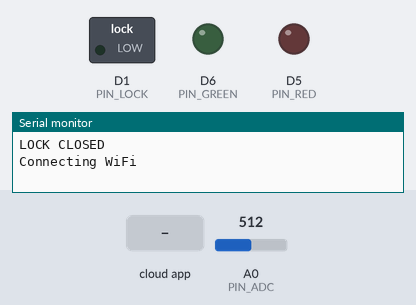
A program run on a simulated ESP8266 (NodeMCU). On the bench: switched loads named in the program (green lamp = pin HIGH), output pins drawn as LEDs (lit = HIGH), the last lines printed to the serial monitor. Dashed ring = blinking. The test bench sets the inputs (shaded band); at power-on: A0 (PIN_ADC) = 512. WiFi joins after 1.5 s; servers stay silent unless stated; the Firebase database answers and starts empty.

Above: at 0.1 s.
2.9 s: the phone or cloud app sets command to waiting
At 3.41 s:
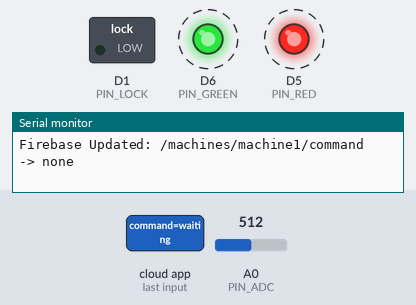
5.9 s: the phone or cloud app sets command to rent
At 7.5 s:
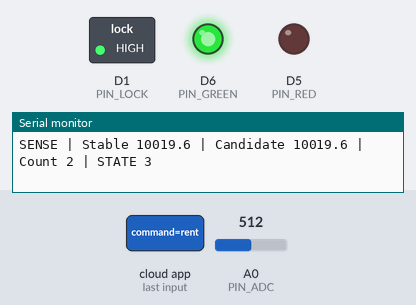
8.9 s: the phone or cloud app sets command to reset
At 9.4 s:
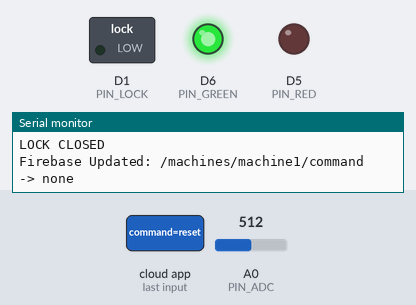
11.3 s: the phone or cloud app sets command to rent
At 12.8 s:
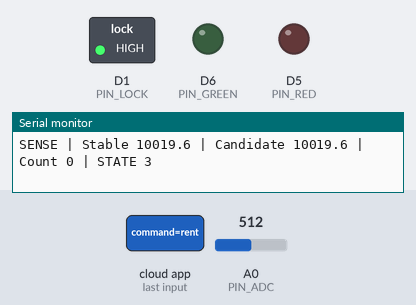
13.5 s: the phone or cloud app sets command to waiting
At 16.4 s:
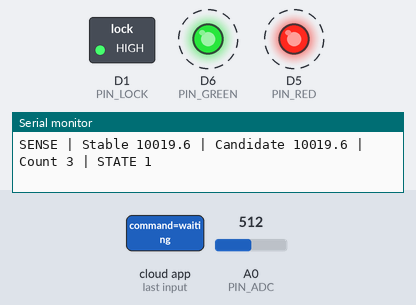
16.5 s: the phone or cloud app sets command to confirmed
At 17.6 s:
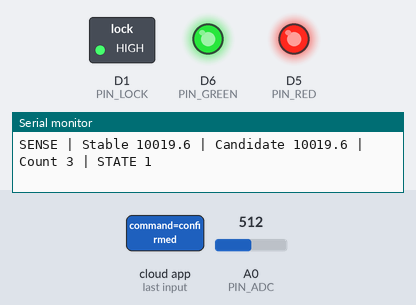
Timing chart, 0 to 19.0 s (numbered marks = the images above; inputs shaded):
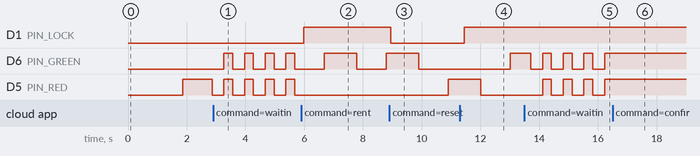

Measured:
- after the input at 2.9 s, D6 (PIN_GREEN): alternates HIGH for 0.30 s and LOW for 0.40 s, starting after 0.36 s
- after the input at 5.9 s, D1 (PIN_LOCK): LOW → HIGH after 0.08 s; D5 (PIN_RED): stops changing and stays LOW
- after the input at 8.9 s, D1 (PIN_LOCK): HIGH → LOW at once; D6 (PIN_GREEN): goes on until 9.9 s, then stays LOW; D5 (PIN_RED): LOW → HIGH after 2.0 s
- after the input at 11.3 s, D1 (PIN_LOCK): LOW → HIGH after 0.15 s; D6 (PIN_GREEN): LOW → HIGH after 1.7 s; D5 (PIN_RED): goes on until 12.0 s, then stays LOW
- after the input at 13.5 s, D5 (PIN_RED): alternates HIGH for 0.30 s and LOW for 0.40 s, starting after 0.62 s
- after the input at 16.5 s, D6 (PIN_GREEN), D5 (PIN_RED): stops changing and stays HIGH
- by itself, D5 (PIN_RED): alternates HIGH for 0.30 s and LOW for 0.40 s

The program:

main.cpp
```cpp
/*
 RainNest NodeMCU Firmware
 Direct Firebase Version
*/

#include <Arduino.h>
#include <ESP8266WiFi.h>
#include <WiFiClientSecure.h>
#include <Firebase_ESP_Client.h>

// ================= WIFI =================

#define WIFI_SSID "Don Shaji"
#define WIFI_PASSWORD "12345678901"

// ================= FIREBASE =================

#define API_KEY "AIzaSyAyGmgcjhFLKw4YZ1er_VyffBojnw_hCD8"
#define DATABASE_URL "https://rainnest-aab0f-default-rtdb.asia-southeast1.firebasedatabase.app/"

// Station ID
#define STATION_ID "machine1"

// ================= PIN DEFINITIONS =================

#define PIN_RED D5
#define PIN_GREEN D6
#define PIN_LOCK D1
#define PIN_ADC A0

// ================= SENSOR CONSTANTS =================

#define R_FIXED 10000.0
#define V_REF 3.3
#define NOISE_THRESHOLD 100.0
#define STABLE_REQUIRED 5

// ================= FIREBASE OBJECTS =================

FirebaseData fbdo;
FirebaseAuth auth;
FirebaseConfig config;

// ================= SENSOR VARIABLES =================

float currentStableResistance = 0.0;
float candidateResistance = 0.0;
int stableCounter = 0;

// ================= SYSTEM STATES =================

enum SystemState {
  STATE_IDLE_LOCKED,        // Red Slow blink, Locked
  STATE_WAITING_CONFIRMATION, // Orange Fast blink (App scanned)
  STATE_RENTAL_SUCCESS,     // Green Solid ON
  STATE_WAITING_RETURN,     // Green Slow blink
  STATE_VERIFYING_RETURN,   // Orange Medium blink
  STATE_RETURN_SUCCESS      // Green Double blink
};

SystemState currentState = STATE_IDLE_LOCKED;

// ================= LED TIMING =================

unsigned long lastBlinkTime = 0;
bool blinkState = false;

// ================= FUNCTION DECLARATIONS =================

void setup_wifi();
float readResistance();
void updateLEDs();
void triggerSolenoid(bool on);
void sendFirebase(String path, String value);
void readCommand();

// ================= SETUP =================

void setup() {

  Serial.begin(115200);

  pinMode(PIN_RED, OUTPUT);
  pinMode(PIN_GREEN, OUTPUT);
  pinMode(PIN_LOCK, OUTPUT);
  pinMode(PIN_ADC, INPUT);

  triggerSolenoid(false);

  setup_wifi();

  // Firebase config
  config.api_key = API_KEY;
  config.database_url = DATABASE_URL;

  Firebase.begin(&config, &auth);
  Firebase.reconnectWiFi(true);

  Serial.println("Firebase Connected");

  currentStableResistance = readResistance();
  candidateResistance = currentStableResistance;

  Serial.println("Initial Resistance: " + String(currentStableResistance));
}

// ================= LOOP =================

void loop() {

  readCommand();

  static unsigned long lastSenseTime = 0;

  if (millis() - lastSenseTime > 500) {

    float instantaneousRes = readResistance();

    if (abs(instantaneousRes - candidateResistance) < 50.0) {
      stableCounter++;
    } else {
      candidateResistance = instantaneousRes;
      stableCounter = 0;
    }

    if (stableCounter >= STABLE_REQUIRED) {

      float delta = abs(candidateResistance - currentStableResistance);

      if (delta > NOISE_THRESHOLD) {

        bool increased = (candidateResistance > currentStableResistance);

        Serial.printf("CHANGE | Current %.2f | New %.2f | Delta %.2f\n",
                      currentStableResistance,
                      candidateResistance,
                      delta);

        if (increased) {

          // RETURN DETECTED
          currentState = STATE_VERIFYING_RETURN;

          String msg = "returned_" + String(delta,1);

          sendFirebase("/machines/" STATION_ID "/return", msg);
        }

        else if (!increased && currentState == STATE_WAITING_RETURN) {

          // RENT DETECTED
          currentState = STATE_RETURN_SUCCESS;

          triggerSolenoid(false);

          String msg = "rented_" + String(delta,1);

          sendFirebase("/machines/" STATION_ID "/status", msg);
        }

        currentStableResistance = candidateResistance;
      }

      stableCounter = 0;
    }

    lastSenseTime = millis();
  }

  updateLEDs();

  // Debug heartbeat
  static unsigned long lastHeartbeat = 0;

  if (millis() - lastHeartbeat > 2000) {

    Serial.printf("SENSE | Stable %.1f | Candidate %.1f | Count %d | STATE %d\n",
                  currentStableResistance,
                  candidateResistance,
                  stableCounter,
                  currentState);

    lastHeartbeat = millis();
  }
}

// ================= FIREBASE SEND =================

void sendFirebase(String path, String value) {

  if (Firebase.RTDB.setString(&fbdo, path, value)) {

    Serial.println("Firebase Updated: " + path + " -> " + value);

  } else {

    Serial.println("Firebase Error: " + fbdo.errorReason());
  }
}

// ================= FIREBASE COMMAND READ =================

void readCommand() {

  String path = "/machines/" STATION_ID "/command";

  if (Firebase.RTDB.getString(&fbdo, path)) {

    String cmd = fbdo.stringData();

    if (cmd == "rent") {

      currentState = STATE_WAITING_RETURN;
      triggerSolenoid(true);

      sendFirebase(path, "none");
    }

    if (cmd == "waiting") {

      currentState = STATE_WAITING_CONFIRMATION;

      sendFirebase(path, "none");
    }

    if (cmd == "confirmed") {

      currentState = STATE_RENTAL_SUCCESS;

      delay(3000);

      currentState = STATE_IDLE_LOCKED;

      sendFirebase(path, "none");
    }

    if (cmd == "reset") {

      currentState = STATE_IDLE_LOCKED;

      triggerSolenoid(false);

      sendFirebase(path, "none");
    }
  }
}

// ================= LED CONTROL =================

void updateLEDs() {

  unsigned long now = millis();

  switch(currentState) {

    case STATE_IDLE_LOCKED:
      // RED Slow blink (1s ON / 1s OFF)
      if (now - lastBlinkTime > 1000) {
        blinkState = !blinkState;
        digitalWrite(PIN_RED, blinkState ? HIGH : LOW);
        digitalWrite(PIN_GREEN, LOW);
        lastBlinkTime = now;
      }
      break;

    case STATE_WAITING_CONFIRMATION:
      // ORANGE Fast blink (200ms ON / 200ms OFF)
      if (now - lastBlinkTime > 200) {
        blinkState = !blinkState;
        digitalWrite(PIN_RED, blinkState ? HIGH : LOW);
        digitalWrite(PIN_GREEN, blinkState ? HIGH : LOW);
        lastBlinkTime = now;
      }
      break;

    case STATE_RENTAL_SUCCESS:
      // GREEN Solid ON
      digitalWrite(PIN_RED, LOW);
      digitalWrite(PIN_GREEN, HIGH);
      break;

    case STATE_WAITING_RETURN:
      // GREEN Slow blink (1s ON / 1s OFF)
      if (now - lastBlinkTime > 1000) {
        blinkState = !blinkState;
        digitalWrite(PIN_RED, LOW);
        digitalWrite(PIN_GREEN, blinkState ? HIGH : LOW);
        lastBlinkTime = now;
      }
      break;

    case STATE_VERIFYING_RETURN:
      // ORANGE Medium blink (500ms ON / 500ms OFF)
      if (now - lastBlinkTime > 500) {
        blinkState = !blinkState;
        digitalWrite(PIN_RED, blinkState ? HIGH : LOW);
        digitalWrite(PIN_GREEN, blinkState ? HIGH : LOW);
        lastBlinkTime = now;
      }
      break;

    case STATE_RETURN_SUCCESS:
      // GREEN Double blink (2 quick blinks, then pause)
      static unsigned long patternStart = 0;
      if (patternStart == 0) patternStart = now;
      unsigned long elapsed = now - patternStart;
      if (elapsed < 200) {
        digitalWrite(PIN_RED, LOW);
        digitalWrite(PIN_GREEN, HIGH);
      } else if (elapsed < 400) {
        digitalWrite(PIN_RED, LOW);
        digitalWrite(PIN_GREEN, LOW);
      } else if (elapsed < 600) {
        digitalWrite(PIN_RED, LOW);
        digitalWrite(PIN_GREEN, HIGH);
      } else if (elapsed < 800) {
        digitalWrite(PIN_RED, LOW);
        digitalWrite(PIN_GREEN, LOW);
      } else if (elapsed < 2800) {
        digitalWrite(PIN_RED, LOW);
        digitalWrite(PIN_GREEN, LOW);
      } else {
        patternStart = now;
      }
      break;
  }
}

// ================= SOLENOID =================

void triggerSolenoid(bool on) {

  digitalWrite(PIN_LOCK, on ? HIGH : LOW);

  Serial.println(on ? "LOCK OPEN" : "LOCK CLOSED");
}

// ================= WIFI =================

void setup_wifi() {

  WiFi.begin(WIFI_SSID, WIFI_PASSWORD);

  Serial.print("Connecting WiFi");

  while (WiFi.status() != WL_CONNECTED) {

    delay(500);
    Serial.print(".");
  }

  Serial.println();
  Serial.println("WiFi Connected");

  Serial.println(WiFi.localIP());
}

// ================= SENSOR =================

float readResistance() {

  long sum = 0;

  for (int i = 0; i < 20; i++) {

    sum += analogRead(PIN_ADC);
    delay(5);
  }

  float v = ((sum / 20.0) / 1023.0) * V_REF;

  if (v >= (V_REF - 0.1) || v <= 0.05)
    return -1.0;

  return R_FIXED * (v / (V_REF - v));
}
```
